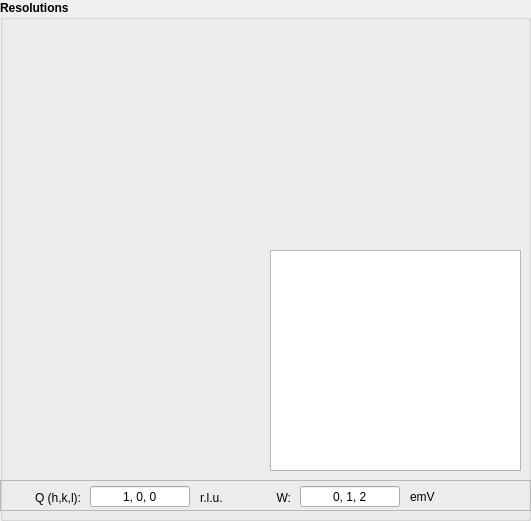
   <widget class="QGroupBox" name="groupBox">
    <property name="geometry">
     <rect>
      <x>390</x>
      <y>40</y>
      <width>531</width>
      <height>521</height>
     </rect>
    </property>
    <property name="font">
     <font>
      <weight>75</weight>
      <bold>true</bold>
     </font>
    </property>
    <property name="title">
     <string>Resolutions</string>
    </property>
    <widget class="QWidget" name="qx_w_plot_widget" native="true">
     <property name="geometry">
      <rect>
       <x>10</x>
       <y>20</y>
       <width>251</width>
       <height>231</height>
      </rect>
     </property>
     <property name="font">
      <font>
       <weight>50</weight>
       <bold>false</bold>
      </font>
     </property>
    </widget>
    <widget class="QWidget" name="qx_qy_plot_widget" native="true">
     <property name="geometry">
      <rect>
       <x>10</x>
       <y>250</y>
       <width>251</width>
       <height>221</height>
      </rect>
     </property>
     <property name="font">
      <font>
       <weight>50</weight>
       <bold>false</bold>
      </font>
     </property>
    </widget>
    <widget class="QWidget" name="qy_w_plot_widget" native="true">
     <property name="geometry">
      <rect>
       <x>270</x>
       <y>20</y>
       <width>251</width>
       <height>231</height>
      </rect>
     </property>
     <property name="font">
      <font>
       <weight>50</weight>
       <bold>false</bold>
      </font>
     </property>
     <property name="autoFillBackground">
      <bool>false</bool>
     </property>
    </widget>
    <widget class="QTextEdit" name="text_output">
     <property name="geometry">
      <rect>
       <x>270</x>
       <y>250</y>
       <width>251</width>
       <height>221</height>
      </rect>
     </property>
     <property name="font">
      <font>
       <weight>50</weight>
       <bold>false</bold>
      </font>
     </property>
    </widget>
    <widget class="QFrame" name="frame_2">
     <property name="geometry">
      <rect>
       <x>0</x>
       <y>480</y>
       <width>531</width>
       <height>31</height>
      </rect>
     </property>
     <property name="frameShape">
      <enum>QFrame::StyledPanel</enum>
     </property>
     <property name="frameShadow">
      <enum>QFrame::Sunken</enum>
     </property>
     <widget class="QLineEdit" name="w_input">
      <property name="geometry">
       <rect>
        <x>300</x>
        <y>6</y>
        <width>100</width>
        <height>21</height>
       </rect>
      </property>
      <property name="minimumSize">
       <size>
        <width>100</width>
        <height>21</height>
       </size>
      </property>
      <property name="maximumSize">
       <size>
        <width>100</width>
        <height>21</height>
       </size>
      </property>
      <property name="font">
       <font>
        <weight>50</weight>
        <bold>false</bold>
       </font>
      </property>
      <property name="text">
       <string>0, 1, 2</string>
      </property>
      <property name="alignment">
       <set>Qt::AlignCenter</set>
      </property>
     </widget>
     <widget class="QLabel" name="q_label_2">
      <property name="geometry">
       <rect>
        <x>210</x>
        <y>7</y>
        <width>81</width>
        <height>21</height>
       </rect>
      </property>
      <property name="minimumSize">
       <size>
        <width>81</width>
        <height>21</height>
       </size>
      </property>
      <property name="font">
       <font>
        <weight>50</weight>
        <bold>false</bold>
       </font>
      </property>
      <property name="text">
       <string>W:</string>
      </property>
      <property name="alignment">
       <set>Qt::AlignRight|Qt::AlignTrailing|Qt::AlignVCenter</set>
      </property>
     </widget>
     <widget class="QLabel" name="q_label">
      <property name="geometry">
       <rect>
        <x>0</x>
        <y>7</y>
        <width>81</width>
        <height>21</height>
       </rect>
      </property>
      <property name="minimumSize">
       <size>
        <width>81</width>
        <height>21</height>
       </size>
      </property>
      <property name="font">
       <font>
        <weight>50</weight>
        <bold>false</bold>
       </font>
      </property>
      <property name="text">
       <string>Q (h,k,l):</string>
      </property>
      <property name="alignment">
       <set>Qt::AlignRight|Qt::AlignTrailing|Qt::AlignVCenter</set>
      </property>
     </widget>
     <widget class="QLineEdit" name="q_input">
      <property name="geometry">
       <rect>
        <x>90</x>
        <y>6</y>
        <width>100</width>
        <height>21</height>
       </rect>
      </property>
      <property name="minimumSize">
       <size>
        <width>100</width>
        <height>21</height>
       </size>
      </property>
      <property name="maximumSize">
       <size>
        <width>100</width>
        <height>21</height>
       </size>
      </property>
      <property name="font">
       <font>
        <weight>50</weight>
        <bold>false</bold>
       </font>
      </property>
      <property name="text">
       <string>1, 0, 0</string>
      </property>
      <property name="alignment">
       <set>Qt::AlignCenter</set>
      </property>
     </widget>
     <widget class="QLabel" name="q_label_3">
      <property name="geometry">
       <rect>
        <x>410</x>
        <y>6</y>
        <width>81</width>
        <height>21</height>
       </rect>
      </property>
      <property name="minimumSize">
       <size>
        <width>81</width>
        <height>21</height>
       </size>
      </property>
      <property name="font">
       <font>
        <weight>50</weight>
        <bold>false</bold>
       </font>
      </property>
      <property name="text">
       <string>emV</string>
      </property>
      <property name="alignment">
       <set>Qt::AlignLeading|Qt::AlignLeft|Qt::AlignVCenter</set>
      </property>
     </widget>
     <widget class="QLabel" name="q_label_4">
      <property name="geometry">
       <rect>
        <x>200</x>
        <y>7</y>
        <width>81</width>
        <height>21</height>
       </rect>
      </property>
      <property name="minimumSize">
       <size>
        <width>81</width>
        <height>21</height>
       </size>
      </property>
      <property name="font">
       <font>
        <weight>50</weight>
        <bold>false</bold>
       </font>
      </property>
      <property name="text">
       <string>r.l.u.</string>
      </property>
      <property name="alignment">
       <set>Qt::AlignLeading|Qt::AlignLeft|Qt::AlignVCenter</set>
      </property>
     </widget>
    </widget>
   </widget>
